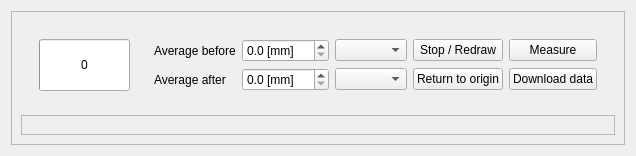
      <widget class="QWidget" name="fieldTab">
       <attribute name="title">
        <string>Field measure</string>
       </attribute>
       <layout class="QHBoxLayout" name="horizontalLayout_5">
        <item>
         <widget class="QFrame" name="frame_2">
          <property name="frameShape">
           <enum>QFrame::StyledPanel</enum>
          </property>
          <property name="frameShadow">
           <enum>QFrame::Raised</enum>
          </property>
          <layout class="QVBoxLayout" name="verticalLayout_11">
           <item>
            <widget class="QWidget" name="widget_3" native="true">
             <layout class="QHBoxLayout" name="horizontalLayout_3">
              <item>
               <widget class="QWidget" name="widget_5" native="true">
                <layout class="QHBoxLayout" name="horizontalLayout_10">
                 <item>
                  <widget class="QProgressBar" name="fieldProgressBar">
                   <property name="sizePolicy">
                    <sizepolicy hsizetype="Expanding" vsizetype="Preferred">
                     <horstretch>0</horstretch>
                     <verstretch>0</verstretch>
                    </sizepolicy>
                   </property>
                   <property name="maximum">
                    <number>15</number>
                   </property>
                   <property name="value">
                    <number>0</number>
                   </property>
                   <property name="format">
                    <string>%v</string>
                   </property>
                  </widget>
                 </item>
                </layout>
               </widget>
              </item>
              <item>
               <widget class="QWidget" name="widget_4" native="true">
                <layout class="QGridLayout" name="gridLayout_12">
                 <item row="2" column="3">
                  <widget class="QPushButton" name="actionFieldReturn">
                   <property name="toolTip">
                    <string>return motor to origin (Ctrl+r)</string>
                   </property>
                   <property name="text">
                    <string>Return to origin</string>
                   </property>
                   <property name="shortcut">
                    <string>Ctrl+R</string>
                   </property>
                  </widget>
                 </item>
                 <item row="0" column="4">
                  <widget class="QPushButton" name="actionFieldMeasure">
                   <property name="toolTip">
                    <string>perform measure (Ctrl+m)</string>
                   </property>
                   <property name="text">
                    <string>Measure</string>
                   </property>
                   <property name="shortcut">
                    <string>Ctrl+M</string>
                   </property>
                  </widget>
                 </item>
                 <item row="2" column="4">
                  <widget class="QPushButton" name="actionFieldDownload">
                   <property name="toolTip">
                    <string>download measured data (Ctrl+d)</string>
                   </property>
                   <property name="text">
                    <string>Download data</string>
                   </property>
                   <property name="shortcut">
                    <string>Ctrl+D</string>
                   </property>
                  </widget>
                 </item>
                 <item row="0" column="3">
                  <widget class="QPushButton" name="actionFieldStop">
                   <property name="toolTip">
                    <string>stop current measurement, redraw plot (Ctrl+Space)</string>
                   </property>
                   <property name="text">
                    <string>Stop / Redraw</string>
                   </property>
                   <property name="shortcut">
                    <string>Ctrl+Space</string>
                   </property>
                  </widget>
                 </item>
                 <item row="2" column="2">
                  <widget class="QComboBox" name="fieldPlotType">
                   <property name="toolTip">
                    <string>measurement display style</string>
                   </property>
                  </widget>
                 </item>
                 <item row="0" column="2">
                  <widget class="QComboBox" name="fieldStrategy">
                   <property name="toolTip">
                    <string>measurement strategy</string>
                   </property>
                  </widget>
                 </item>
                 <item row="0" column="0">
                  <widget class="QLabel" name="label_18">
                   <property name="text">
                    <string>Average before</string>
                   </property>
                  </widget>
                 </item>
                 <item row="2" column="0">
                  <widget class="QLabel" name="label_20">
                   <property name="text">
                    <string>Average after</string>
                   </property>
                  </widget>
                 </item>
                 <item row="0" column="1">
                  <widget class="QDoubleSpinBox" name="fieldDriftFirst">
                   <property name="toolTip">
                    <string>Replace previous points with average</string>
                   </property>
                   <property name="suffix">
                    <string> [mm]</string>
                   </property>
                   <property name="decimals">
                    <number>1</number>
                   </property>
                   <property name="maximum">
                    <double>999.000000000000000</double>
                   </property>
                  </widget>
                 </item>
                 <item row="2" column="1">
                  <widget class="QDoubleSpinBox" name="fieldDriftLast">
                   <property name="toolTip">
                    <string>Replace following points with average</string>
                   </property>
                   <property name="suffix">
                    <string> [mm]</string>
                   </property>
                   <property name="decimals">
                    <number>1</number>
                   </property>
                   <property name="maximum">
                    <double>999.000000000000000</double>
                   </property>
                  </widget>
                 </item>
                </layout>
               </widget>
              </item>
             </layout>
            </widget>
           </item>
           <item>
            <widget class="QFrame" name="fieldPlotFrame">
             <property name="sizePolicy">
              <sizepolicy hsizetype="Preferred" vsizetype="Expanding">
               <horstretch>0</horstretch>
               <verstretch>0</verstretch>
              </sizepolicy>
             </property>
             <property name="frameShape">
              <enum>QFrame::StyledPanel</enum>
             </property>
             <property name="frameShadow">
              <enum>QFrame::Raised</enum>
             </property>
             <layout class="QVBoxLayout" name="verticalLayout_12"/>
            </widget>
           </item>
          </layout>
         </widget>
        </item>
       </layout>
      </widget>
